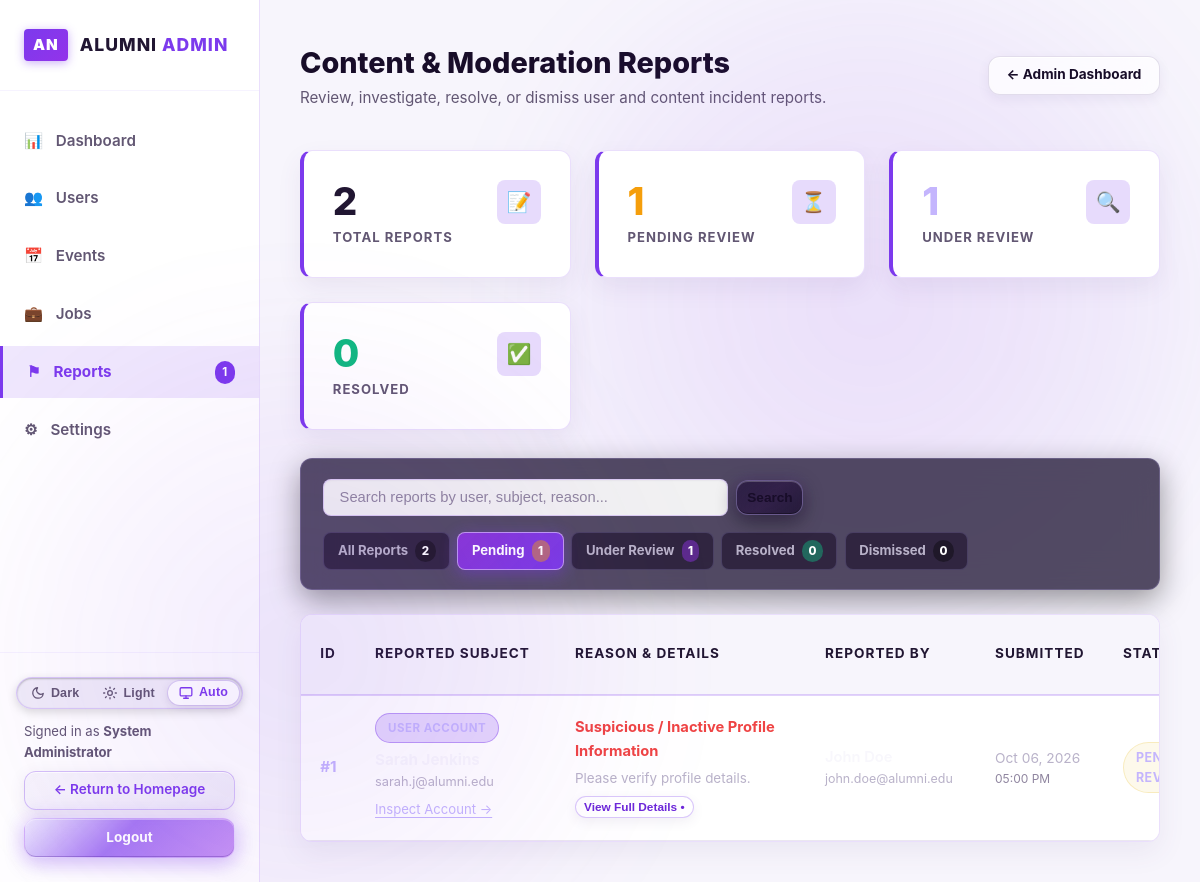
The app's page /admin/reports.php?status=pending (signed in) with its own data.
### tables this page shows
CREATE TABLE IF NOT EXISTS reports (
    id INT AUTO_INCREMENT PRIMARY KEY,
    reporter_id INT NOT NULL,
    reported_user_id INT NULL,
    event_id INT NULL,
    job_id INT NULL,
    message_id INT NULL,
    reason VARCHAR(150) NOT NULL,
    description TEXT NULL,
    status ENUM('pending', 'reviewed', 'resolved', 'dismissed') NOT NULL DEFAULT 'pending',
    created_at TIMESTAMP DEFAULT CURRENT_TIMESTAMP,
    INDEX idx_reports_reporter (reporter_id),
    INDEX idx_reports_status (status),
    FOREIGN KEY (reporter_id) REFERENCES users(id) ON DELETE CASCADE,
    FOREIGN KEY (reported_user_id) REFERENCES users(id) ON DELETE CASCADE,
    FOREIGN KEY (event_id) REFERENCES events(id) ON DELETE CASCADE,
    FOREIGN KEY (job_id) REFERENCES jobs(id) ON DELETE CASCADE,
    FOREIGN KEY (message_id) REFERENCES messages(id) ON DELETE CASCADE
);

CREATE TABLE IF NOT EXISTS users (
    id INT AUTO_INCREMENT PRIMARY KEY,
    username VARCHAR(50) NOT NULL UNIQUE,
    first_name VARCHAR(50) NOT NULL,
    last_name VARCHAR(50) NOT NULL,
    email VARCHAR(100) NOT NULL UNIQUE,
    password VARCHAR(255) NOT NULL,
    role ENUM('alumni', 'admin') NOT NULL DEFAULT 'alumni',
    status ENUM('active', 'suspended') NOT NULL DEFAULT 'active',
    created_at TIMESTAMP DEFAULT CURRENT_TIMESTAMP,
    INDEX idx_users_role (role),
    INDEX idx_users_status (status)
);

### admin/reports.php (the view, shortened to what the rows shown need)
<?php
require_once __DIR__ . '/../config/db.php';
require_once __DIR__ . '/../includes/functions.php';
$baseUrl = get_base_url();
$statusFilter = trim($_GET['status'] ?? '');
$searchQuery = trim($_GET['search'] ?? '');
$reports = [];
if ($db_connected && $pdo) {
    try {
        $sql = "
            SELECT r.*,
                   CONCAT(u_rep.first_name, ' ', u_rep.last_name) AS reporter_name,
                   u_rep.email AS reporter_email,
                   u_rep.username AS reporter_username,
                   CONCAT(u_tgt.first_name, ' ', u_tgt.last_name) AS reported_user_name,
                   u_tgt.email AS reported_user_email,
                   u_tgt.username AS reported_user_username,
                   u_tgt.status AS reported_user_status,
                   e.title AS event_title,
                   j.title AS job_title
            FROM reports r
            LEFT JOIN users u_rep ON r.reporter_id = u_rep.id
            LEFT JOIN users u_tgt ON r.reported_user_id = u_tgt.id
            LEFT JOIN events e ON r.event_id = e.id
            LEFT JOIN jobs j ON r.job_id = j.id
            WHERE 1=1
        ";
        $params = [];
        if (!empty($statusFilter)) {
            $sql .= " AND r.status = ?";
            $params[] = $statusFilter;
        }
        $sql .= " ORDER BY FIELD(r.status, 'pending', 'reviewed', 'resolved', 'dismissed'), r.created_at DESC";
        $stmt = $pdo->prepare($sql);
        $stmt->execute($params);
        $reports = $stmt->fetchAll();
    } catch (Exception $e) {
        $reports = [];
    }
}
?>
<!DOCTYPE html>
<html lang="en">
<head>
    <link rel="stylesheet" href="<?php echo $baseUrl; ?>assets/css/theme.css">
    <link rel="stylesheet" href="<?php echo $baseUrl; ?>assets/css/style.css">
</head>
<body style="background: var(--bg-color);">
<div class="admin-layout">
    <main class="admin-main">
        <div class="admin-header">
            <div>
                <h1 class="admin-title">Content &amp; Moderation Reports</h1>
            </div>
        </div>
        <div class="table-responsive">
            <table class="admin-table">
                <thead>
                    <tr>
                        <th style="width: 70px;">ID</th>
                        <th style="min-width: 200px;">Reported Subject</th>
                        <th style="min-width: 250px;">Reason &amp; Details</th>
                        <th style="min-width: 170px;">Reported By</th>
                        <th style="min-width: 120px;">Submitted</th>
                        <th style="min-width: 120px;">Status</th>
                    </tr>
                </thead>
                <tbody>
                    <?php if (empty($reports)): ?>
                        <tr>
                            <td colspan="7" style="text-align: center; padding: 4rem 2rem; background: rgba(20, 10, 36, 0.5);">
                                <div style="font-size: 2.5rem; margin-bottom: 0.8rem; opacity: 0.7;">&#128221;</div>
                                <h3 style="color: #F8F7FC; font-size: 1.25rem; font-weight: 700; margin-bottom: 0.4rem;">
                                    No Moderation Reports Found
                                </h3>
                                <p style="color: #B9B2C9; font-size: 0.92rem; max-width: 440px; margin: 0 auto 1.2rem;">
                                    <?php if (!empty($searchQuery) || !empty($statusFilter)): ?>
                                        There are currently no reports matching your active filters. Try adjusting your search term or view all reports.
                                    <?php else: ?>
                                        All incident reports have been reviewed and resolved. No pending moderation items require attention.
                                    <?php endif; ?>
                                </p>
                                <?php if (!empty($searchQuery) || !empty($statusFilter)): ?>
                                    <a href="reports.php" class="btn btn-outline-light btn-sm" style="color: #F8F7FC;">
                                        Reset All Filters
                                    </a>
                                <?php endif; ?>
                            </td>
                        </tr>
                    <?php else: ?>
                        <?php foreach ($reports as $r): ?>
                            <tr>
                                <td>
                                    <strong style="color: #C4B5FD; font-size: 0.95rem;">#<?php echo $r['id']; ?></strong>
                                </td>
                                <td>
                                    <?php if (!empty($r['reported_user_name'])): ?>
                                        <div>
                                            <span class="badge subject-badge-user" style="font-size: 0.72rem; margin-bottom: 0.3rem;">
                                                User Account
                                            </span>
                                            <div style="font-weight: 700; color: #F8F7FC; font-size: 0.95rem;">
                                            </div>
                                            <div style="font-size: 0.8rem; color: #B9B2C9;">
                                                <?php echo htmlspecialchars($r['reported_user_email'] ?? ''); ?>
                                            </div>
                                            <div style="margin-top: 0.35rem;">
                                                <a href="users.php?search=<?php echo urlencode($r['reported_user_username'] ?? $r['reported_user_name']); ?>"
                                                   target="_blank"
                                                   class="admin-link">
                                                    Inspect Account &rarr;
                                                </a>
                                            </div>
                                        </div>
                                    <?php endif; ?>
                                </td>
                                <td>
                                    <div style="font-weight: 700; color: #EF4444; font-size: 0.92rem; margin-bottom: 0.25rem;">
                                        <?php echo htmlspecialchars($r['reason']); ?>
                                    </div>
                                    <?php if (!empty($r['description'])): ?>
                                        <div class="report-description-box" title="<?php echo htmlspecialchars($r['description']); ?>">
                                            <?php echo htmlspecialchars($r['description']); ?>
                                        </div>
                                    <?php endif; ?>
                                    <button type="button"
                                            class="btn btn-outline-light btn-sm"
                                            style="margin-top: 0.5rem; font-size: 0.74rem; padding: 0.18rem 0.5rem;"
                                            onclick='openReportModal(<?php echo json_encode($r, JSON_HEX_TAG | JSON_HEX_APOS | JSON_HEX_QUOT | JSON_HEX_AMP); ?>);'>
                                        View Full Details &bull;
                                    </button>
                                </td>
                                <td>
                                    <div style="font-weight: 600; color: #F8F7FC; font-size: 0.92rem;">
                                    </div>
                                    <div style="font-size: 0.78rem; color: #B9B2C9;">
                                        <?php echo htmlspecialchars($r['reporter_email'] ?? 'alumni@alumni.edu'); ?>
                                    </div>
                                </td>
                                <td style="font-size: 0.86rem; color: #B9B2C9; white-space: nowrap;">
                                    <?php echo date('M d, Y', strtotime($r['created_at'])); ?>
                                    <div style="font-size: 0.75rem; color: #8F859F;">
                                        <?php echo date('h:i A', strtotime($r['created_at'])); ?>
                                    </div>
                                </td>
                                <td>
                                    <?php if ($r['status'] === 'pending'): ?>
                                        <span class="badge badge-pending">Pending Review</span>
                                    <?php elseif ($r['status'] === 'reviewed'): ?>
                                        <span class="badge badge-reviewed">Under Review</span>
                                    <?php elseif ($r['status'] === 'resolved'): ?>
                                        <span class="badge badge-resolved">Resolved</span>
                                    <?php else: ?>
                                        <span class="badge badge-dismissed">Dismissed</span>
                                    <?php endif; ?>
                                </td>
                            </tr>
                        <?php endforeach; ?>
                    <?php endif; ?>
                </tbody>
            </table>
        </div>
    </main>
</div>
</body>
</html>

### records on screen
reports: id "1", reported_user.email "sarah.j@alumni.edu", reason "Suspicious / Inactive Profile Information", description "Please verify profile details.", reporter.email "john.doe@alumni.edu", created_at "Oct 06, 2026", created_at "05:00 PM", status "PENDING REVIEW"

### other values on screen
$pendingRepCount "1"
$_SESSION['user_name'] "System Administrator"
$totalReportsCount "2"
$pendingReportsCount "1"
$reviewedReportsCount "1"
$resolvedReportsCount "0"
$dismissedReportsCount "0"
